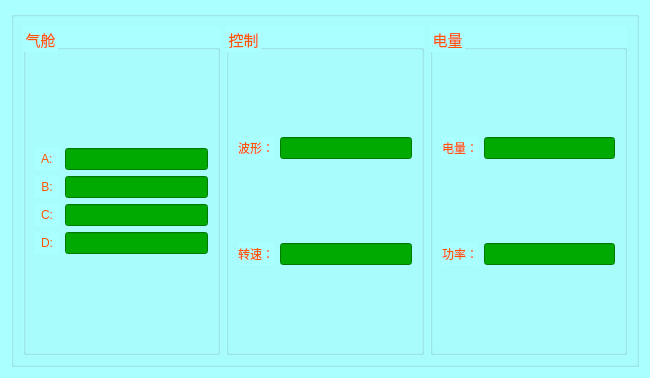
<?xml version="1.0" encoding="UTF-8"?>
<ui version="4.0">
 <class>display</class>
 <widget class="QWidget" name="display">
  <property name="geometry">
   <rect>
    <x>0</x>
    <y>0</y>
    <width>650</width>
    <height>378</height>
   </rect>
  </property>
  <property name="windowTitle">
   <string>Form</string>
  </property>
  <property name="styleSheet">
   <string notr="true">background-color:rgb(170, 255, 255);</string>
  </property>
  <layout class="QHBoxLayout" name="horizontalLayout_2">
   <item>
    <widget class="QGroupBox" name="groupBox_4">
     <property name="title">
      <string/>
     </property>
     <layout class="QHBoxLayout" name="horizontalLayout">
      <item>
       <widget class="QGroupBox" name="groupBox">
        <property name="font">
         <font>
          <pointsize>11</pointsize>
         </font>
        </property>
        <property name="styleSheet">
         <string notr="true">color:rgb(255, 85, 0)</string>
        </property>
        <property name="title">
         <string>气舱</string>
        </property>
        <layout class="QVBoxLayout" name="verticalLayout">
         <item>
          <layout class="QGridLayout" name="gridLayout">
           <item row="4" column="1">
            <widget class="QLineEdit" name="D">
             <property name="enabled">
              <bool>true</bool>
             </property>
             <property name="styleSheet">
              <string notr="true">QLineEdit{
background-color:rgb(0, 170, 0);
color:rgb(255, 255, 255);
}</string>
             </property>
            </widget>
           </item>
           <item row="0" column="1">
            <widget class="QLineEdit" name="A">
             <property name="enabled">
              <bool>true</bool>
             </property>
             <property name="styleSheet">
              <string notr="true">QLineEdit{
background-color:rgb(0, 170, 0);
color:rgb(255, 255, 255);
}</string>
             </property>
            </widget>
           </item>
           <item row="2" column="1">
            <widget class="QLineEdit" name="B">
             <property name="enabled">
              <bool>true</bool>
             </property>
             <property name="styleSheet">
              <string notr="true">QLineEdit{
background-color:rgb(0, 170, 0);
color:rgb(255, 255, 255);
}</string>
             </property>
            </widget>
           </item>
           <item row="3" column="1">
            <widget class="QLineEdit" name="C">
             <property name="enabled">
              <bool>true</bool>
             </property>
             <property name="styleSheet">
              <string notr="true">QLineEdit{
background-color:rgb(0, 170, 0);
color:rgb(255, 255, 255);
}</string>
             </property>
            </widget>
           </item>
           <item row="0" column="0">
            <widget class="QLabel" name="label">
             <property name="text">
              <string>  A:  </string>
             </property>
             <property name="alignment">
              <set>Qt::AlignCenter</set>
             </property>
            </widget>
           </item>
           <item row="2" column="0">
            <widget class="QLabel" name="label_2">
             <property name="text">
              <string>B:</string>
             </property>
             <property name="alignment">
              <set>Qt::AlignCenter</set>
             </property>
            </widget>
           </item>
           <item row="3" column="0">
            <widget class="QLabel" name="label_3">
             <property name="text">
              <string>C:</string>
             </property>
             <property name="alignment">
              <set>Qt::AlignCenter</set>
             </property>
            </widget>
           </item>
           <item row="4" column="0">
            <widget class="QLabel" name="label_4">
             <property name="text">
              <string>D:</string>
             </property>
             <property name="alignment">
              <set>Qt::AlignCenter</set>
             </property>
            </widget>
           </item>
          </layout>
         </item>
        </layout>
       </widget>
      </item>
      <item>
       <widget class="QGroupBox" name="groupBox_2">
        <property name="font">
         <font>
          <pointsize>11</pointsize>
         </font>
        </property>
        <property name="styleSheet">
         <string notr="true">color:rgb(255, 85, 0)</string>
        </property>
        <property name="title">
         <string>控制</string>
        </property>
        <layout class="QGridLayout" name="gridLayout_3">
         <item row="1" column="0">
          <widget class="QLabel" name="label_6">
           <property name="text">
            <string>转速：</string>
           </property>
          </widget>
         </item>
         <item row="0" column="1">
          <widget class="QLineEdit" name="wava">
           <property name="enabled">
            <bool>true</bool>
           </property>
           <property name="styleSheet">
            <string notr="true">QLineEdit{
background-color:rgb(0, 170, 0);
color:rgb(255, 255, 255);
}</string>
           </property>
          </widget>
         </item>
         <item row="0" column="0">
          <widget class="QLabel" name="label_5">
           <property name="text">
            <string>波形：</string>
           </property>
          </widget>
         </item>
         <item row="1" column="1">
          <widget class="QLineEdit" name="speed">
           <property name="enabled">
            <bool>true</bool>
           </property>
           <property name="styleSheet">
            <string notr="true">QLineEdit{
background-color:rgb(0, 170, 0);
color:rgb(255, 255, 255);
}</string>
           </property>
          </widget>
         </item>
        </layout>
       </widget>
      </item>
      <item>
       <widget class="QGroupBox" name="groupBox_3">
        <property name="font">
         <font>
          <pointsize>11</pointsize>
         </font>
        </property>
        <property name="styleSheet">
         <string notr="true">color:rgb(255, 85, 0)</string>
        </property>
        <property name="title">
         <string>电量</string>
        </property>
        <layout class="QGridLayout" name="gridLayout_4">
         <item row="0" column="0">
          <widget class="QLabel" name="label_7">
           <property name="text">
            <string>电量：</string>
           </property>
          </widget>
         </item>
         <item row="0" column="1">
          <widget class="QLineEdit" name="elec">
           <property name="enabled">
            <bool>true</bool>
           </property>
           <property name="styleSheet">
            <string notr="true">QLineEdit{
background-color:rgb(0, 170, 0);
color:rgb(255, 255, 255);
}</string>
           </property>
          </widget>
         </item>
         <item row="1" column="0">
          <widget class="QLabel" name="label_8">
           <property name="text">
            <string>功率：</string>
           </property>
          </widget>
         </item>
         <item row="1" column="1">
          <widget class="QLineEdit" name="power">
           <property name="enabled">
            <bool>true</bool>
           </property>
           <property name="styleSheet">
            <string notr="true">QLineEdit{
background-color:rgb(0, 170, 0);
color:rgb(255, 255, 255);
}</string>
           </property>
          </widget>
         </item>
        </layout>
       </widget>
      </item>
     </layout>
    </widget>
   </item>
  </layout>
 </widget>
 <resources/>
 <connections/>
</ui>
